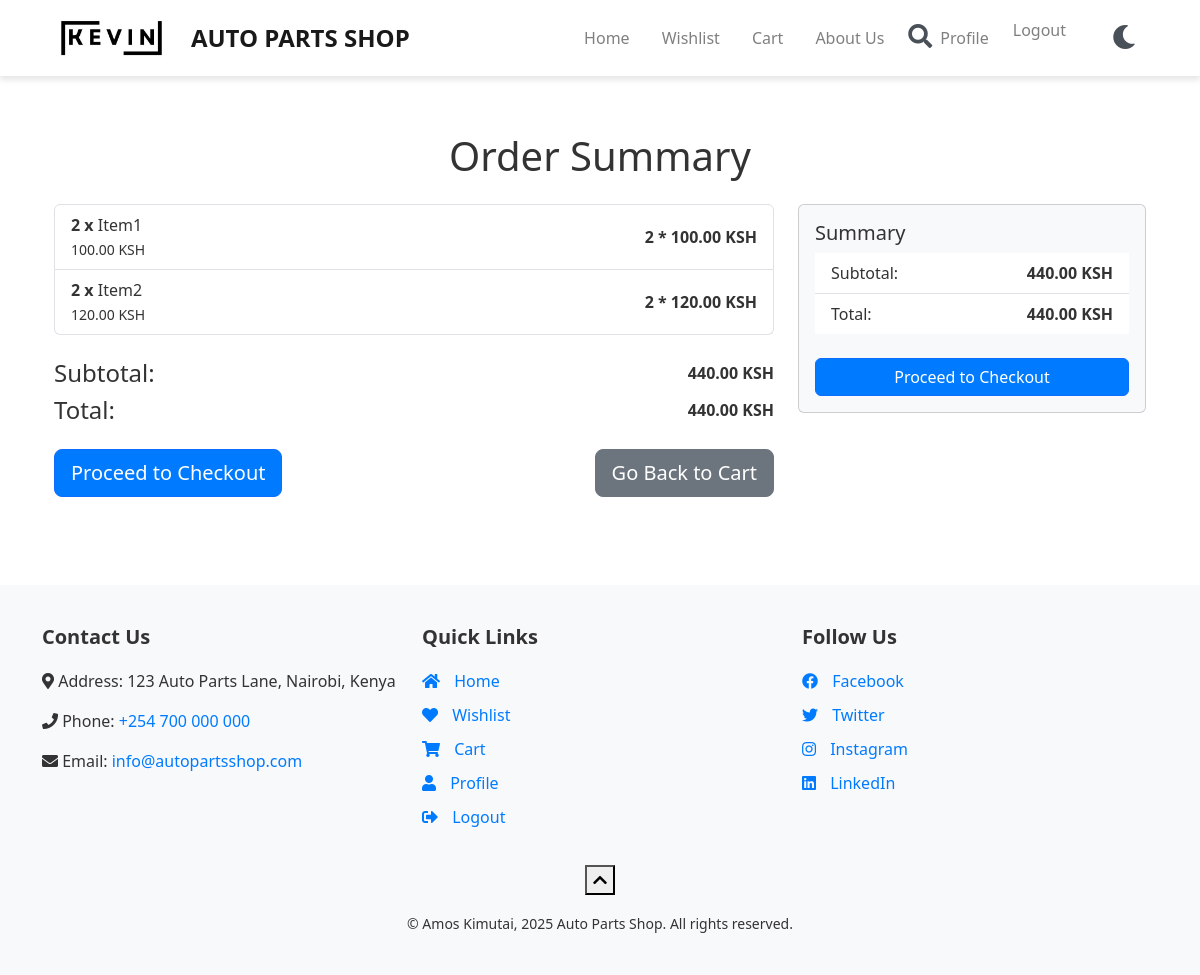
The page /order_summary/ (signed in) on the database as committed earlier.
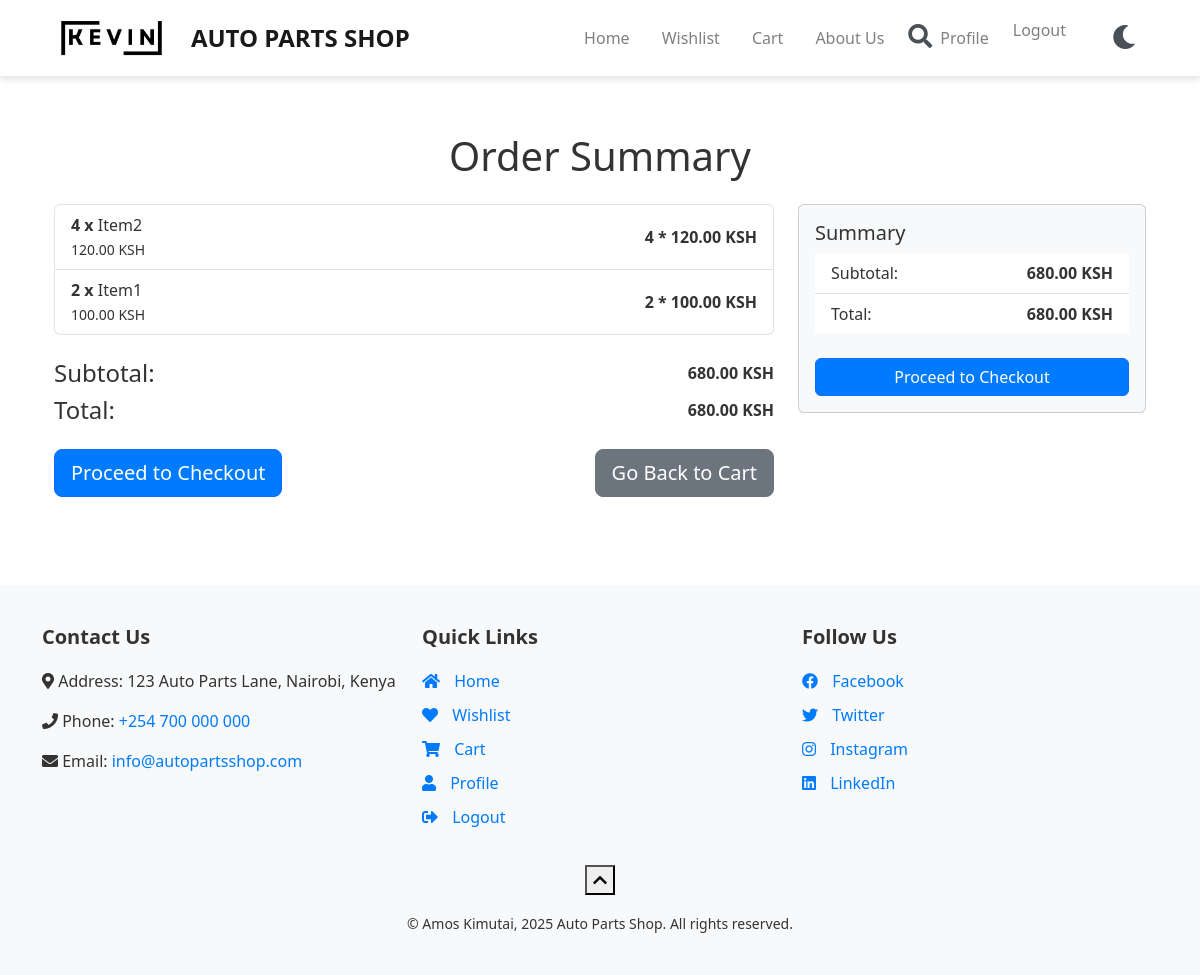
The same page on the database as committed later.
### core/models.py (models this page shows, shortened)
class CartItem(models.Model):
    cart = models.ForeignKey(Cart, on_delete=models.CASCADE, related_name='items')
    part = models.ForeignKey(Part, on_delete=models.CASCADE)
    quantity = models.IntegerField(default=1)

class Part(models.Model):
    name = models.CharField(max_length=100)
    category = models.ForeignKey(Category, on_delete=models.CASCADE)
    description = models.TextField(blank=True, null=True)
    price = models.DecimalField(max_digits=10, decimal_places=2)
    stock = models.IntegerField()
    image = models.ImageField(upload_to='parts/', null=True, blank=True)
    currency = models.CharField(max_length=3, default='KES')

### core/views.py (the view)
# urls.py: path('order_summary/', views.order_summary, name='order_summary'),
@login_required
def order_summary(request):
    cart = Cart.objects.get(user=request.user)
    items = CartItem.objects.filter(cart=cart)
    subtotal = sum(item.quantity * item.part.price for item in items)
    total = subtotal
    return render(request, 'core/order_summary.html', {'items': items, 'subtotal': subtotal, 'total': total, 'currency': 'KSH'})

### core/templates/core/order_summary.html (shortened to what this page needs)
{% extends 'base.html' %}
{% load static %}
{% block content %}
    <div class="container py-5">
        <h1 class="text-center mb-4">Order Summary</h1>
        <div class="row">
            <div class="col-md-8">
                <ul class="list-group">
                    {% for item in items %}
                        <li class="list-group-item d-flex justify-content-between align-items-center">
                            <div>
                                <strong>{{ item.quantity }} x</strong> {{ item.part.name }}
                                <br>
                                <small>{{ item.part.price }} {{ item.part.currency }}</small>
                            </div>
                            <div>
                                <strong>{{ item.quantity }} * {{ item.part.price }} {{ item.part.currency }}</strong>
                            </div>
                        </li>
                    {% endfor %}
                </ul>
                <div class="d-flex justify-content-between align-items-center mt-4">
                    <h4 class="mb-0">Subtotal:</h4>
                    <strong>{{ subtotal }} {{ currency }}</strong>
                </div>
                <div class="d-flex justify-content-between align-items-center mt-2">
                    <h4 class="mb-0">Total:</h4>
                    <strong>{{ total }} {{ currency }}</strong>
                </div>
                <div class="d-flex justify-content-between mt-4">
                    <button type="button" class="btn btn-primary btn-lg" data-bs-toggle="modal" data-bs-target="#checkoutModal">
                        Proceed to Checkout
                    </button>
                    <a href="{% url 'view_cart' %}" class="btn btn-secondary btn-lg">Go Back to Cart</a>
                </div>
            </div>
            <div class="col-md-4">
                <div class="card">
                    <div class="card-body">
                        <h5 class="card-title">Summary</h5>
                        <ul class="list-group list-group-flush">
                            <li class="list-group-item d-flex justify-content-between">
                                <span>Subtotal:</span> <strong>{{ subtotal }} {{ currency }}</strong>
                            </li>
                            <li class="list-group-item d-flex justify-content-between">
                                <span>Total:</span> <strong>{{ total }} {{ currency }}</strong>
                            </li>
                        </ul>
                        <button type="button" class="btn btn-primary btn-block mt-4" data-bs-toggle="modal" data-bs-target="#checkoutModal">
                            Proceed to Checkout
                        </button>
                    </div>
                </div>
            </div>
        </div>
    </div>
{% endblock %}

Rows that differ between the two databases and show on the page:
removed CartItem: quantity "2", part.name "Item2", part.price "120.00", part.currency "KSH"
added CartItem: quantity "4", part.name "Item2", part.price "120.00", part.currency "KSH"
Other text that changed with them:
{{ subtotal }}: "440.00" → "680.00"
{{ total }}: "440.00" → "680.00"
